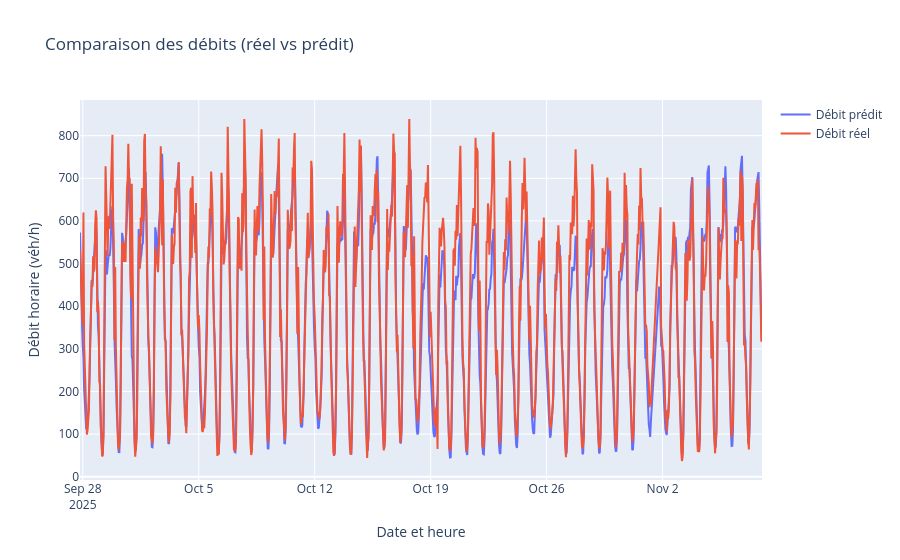

The notebook cell this image was saved under:
### Code cell
time_index = df_final.loc[X_test.index, 'Date et heure de comptage']

fig = go.Figure()
fig.add_trace(go.Scatter(
    x=time_index,
    y=y_pred,
    mode='lines',
    name='Débit prédit'
))
fig.add_trace(go.Scatter(
    x=time_index,
    y=y_test,
    mode='lines',
    name='Débit réel'
))

fig.update_layout(
    title="Comparaison des débits (réel vs prédit)",
    xaxis_title="Date et heure",
    yaxis_title="Débit horaire (véh/h)",
    hovermode='x unified'
)

fig.show()

### Figure 1 — Plotly figure (JSON) as saved in the notebook; plotly's stock layout.template omitted (floating-point values rounded to 4 significant figures; data arrays with more than 128 entries replaced by an {"elided": "..."} marker saying what was removed)
{"data": [{"mode": "lines", "name": "Débit prédit", "type": "scatter", "x": {"elided": "979 str values"}, "y": {"elided": "979 float values"}}, {"mode": "lines", "name": "Débit réel", "type": "scatter", "x": {"elided": "979 str values"}, "y": {"elided": "979 float values"}}], "layout": {"hovermode": "x unified", "title": {"text": "Comparaison des débits (réel vs prédit)"}, "xaxis": {"title": {"text": "Date et heure"}}, "yaxis": {"title": {"text": "Débit horaire (véh/h)"}}}}
